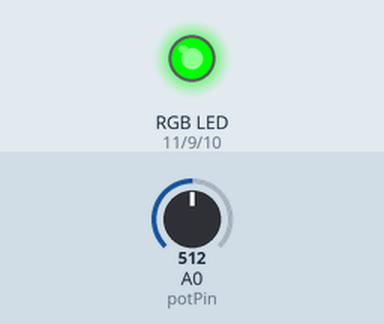
The sketch below on a simulated Arduino Uno, built with avr-gcc and run on an emulated ATmega328P. Shown: an RGB LED mixed from three pins (HIGH = lit). The inputs (shaded band) are chosen by the test bench; at power-on: A0 (potPin) = 512.

Above: at 1.2 s.
1.3 s: A0 (potPin) set to 622
2.8 s: A0 (potPin) set to 650
At 3.7 s:
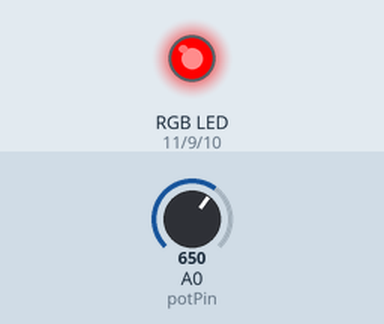
4.3 s: A0 (potPin) set to 330
At 4.8 s:
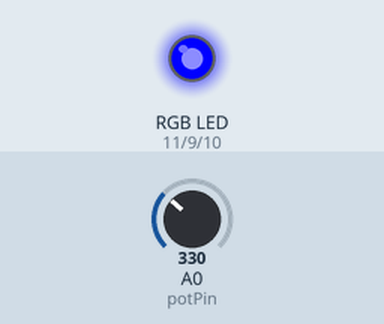
5.8 s: A0 (potPin) set to 357
At 7.0 s:
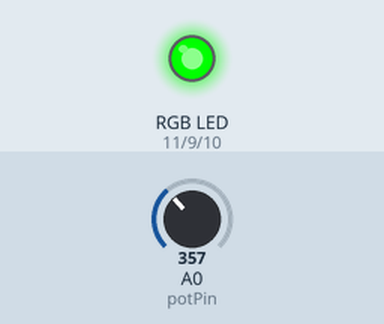
7.3 s: A0 (potPin) set to 306
At 8.3 s:
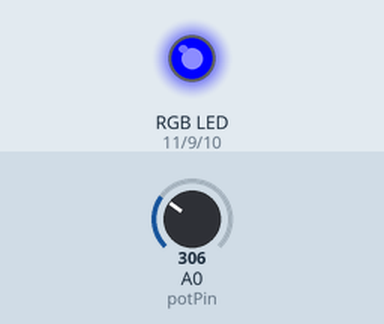
Timing chart, 0 to 9.8 s (numbered marks = the images above; inputs shaded):
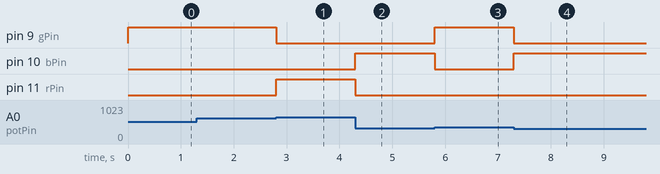

The sketch:

RGB_potentiometer_color_selector.ino
```cpp
int rPin = 11;
int gPin = 9;
int bPin = 10;

const int potPin = A0;

void setup() {
  pinMode(rPin, OUTPUT);
  pinMode(gPin, OUTPUT);
  pinMode(bPin, OUTPUT);
  pinMode(potPin, INPUT);
}

void setColor(int red, int green, int blue) {
  analogWrite(rPin, red);
  analogWrite(gPin, green);
  analogWrite(bPin, blue);
}

void loop() {
  int value = analogRead(potPin);

  if (value <= 340) {
    setColor(0, 0, 255);
  }
  else if (value <= 640) {
    setColor(0, 255, 0);
  }
  else {
    setColor(255, 0, 0);
  }
}
```

Measured:
- the behaviour switches between 640 and 641 on A0 (potPin) (found by bisection; images 0 and 1)
- the behaviour switches between 340 and 341 on A0 (potPin) (found by bisection; images 2 and 3)
- after the input at 1.3 s, every drawn part: stays the same
- after the input at 2.8 s, pin 9 (gPin): HIGH → LOW at once; pin 11 (rPin): LOW → HIGH at once
- after the input at 4.3 s, pin 10 (bPin): LOW → HIGH at once; pin 11 (rPin): HIGH → LOW at once
- after the input at 5.8 s, pin 9 (gPin): LOW → HIGH at once; pin 10 (bPin): HIGH → LOW at once
- after the input at 7.3 s, pin 9 (gPin): HIGH → LOW at once; pin 10 (bPin): LOW → HIGH at once
